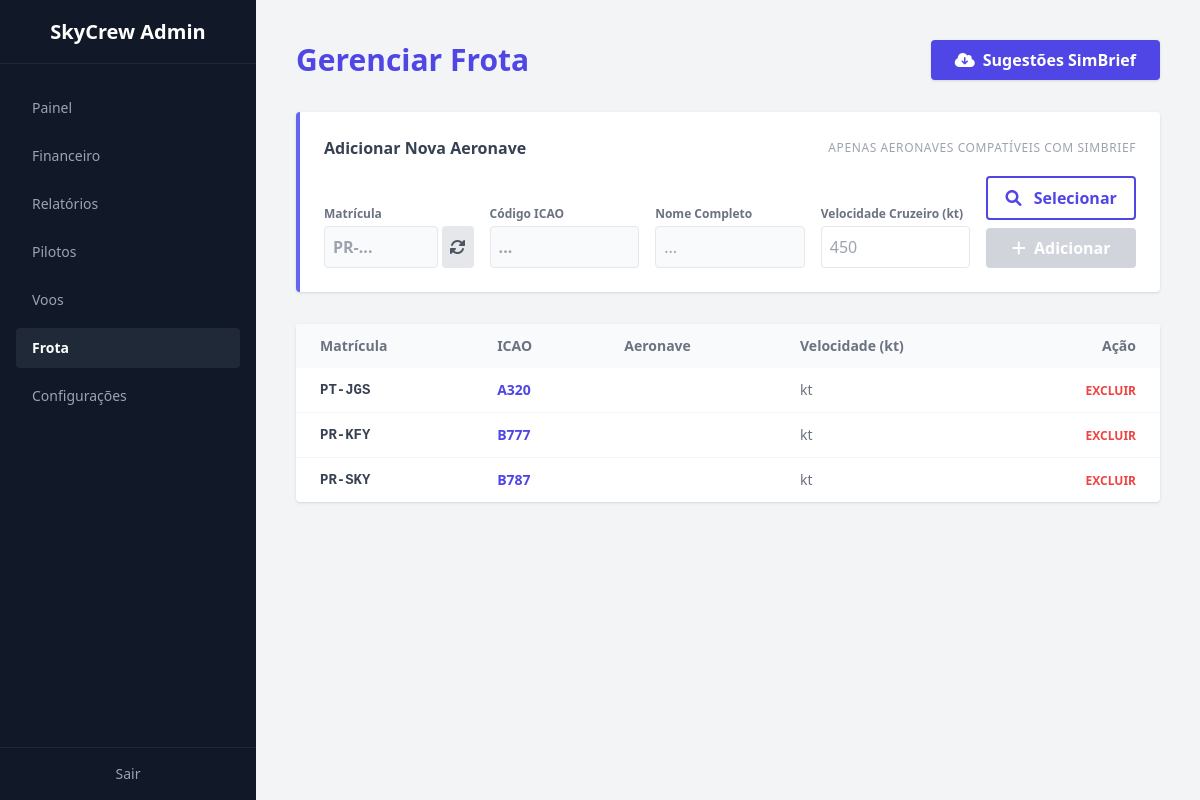
Before: /admin/fleet.php (signed in) with the older database file.
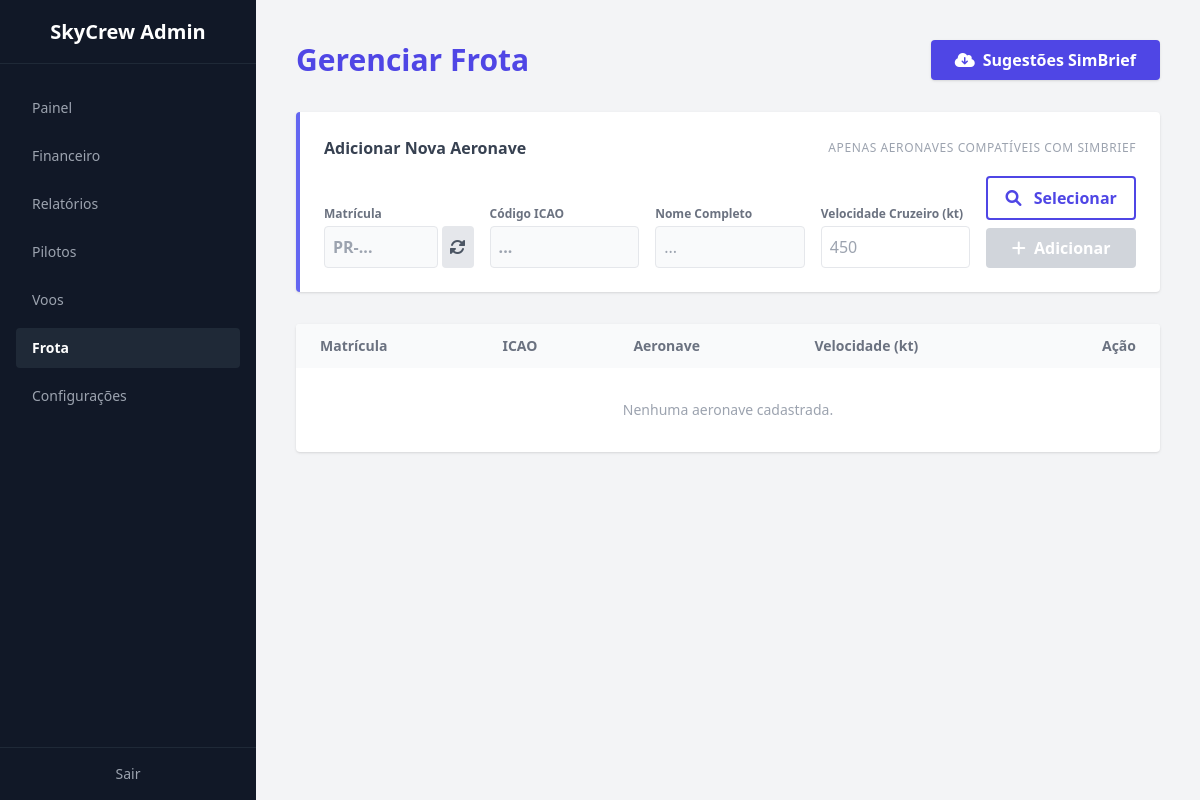
After: the same page with the newer database file.
### tables this page shows
CREATE TABLE `fleet` (
  `id` int(11) NOT NULL AUTO_INCREMENT,
  `icao_code` varchar(10) NOT NULL,
  `registration` varchar(20) NOT NULL,
  `fullname` varchar(100) NOT NULL,
  `cruise_speed` int(11) NOT NULL,
  `current_icao` char(4) DEFAULT 'SBGR',
  `created_at` timestamp DEFAULT CURRENT_TIMESTAMP,
  PRIMARY KEY (`id`),
  UNIQUE KEY `registration` (`registration`)
);

### admin/fleet.php (the view, shortened to what the changed rows need)
<?php
require_once '../db_connect.php';
$fleet = $pdo->query("SELECT * FROM fleet ORDER BY icao_code")->fetchAll();
?>
<!DOCTYPE html>
<html lang="pt-BR">
<head>
    <script src="https://cdn.tailwindcss.com"></script>
    <link rel="stylesheet" href="https://cdnjs.cloudflare.com/ajax/libs/font-awesome/6.0.0/dist/css/all.min.css">
</head>
<body class="bg-gray-100 font-sans">
    <div class="flex h-screen">
        <main class="flex-1 overflow-y-auto p-10">
            <header class="flex justify-between items-center mb-8">
                <h2 class="text-3xl font-bold text-gray-800 text-indigo-600">Gerenciar Frota</h2>
            </header>
            <div class="bg-white rounded shadow overflow-hidden">
                <table class="min-w-full text-left text-sm">
                    <thead class="bg-gray-50 text-gray-500">
                        <tr>
                            <th class="px-6 py-3">Matrícula</th>
                            <th class="px-6 py-3">ICAO</th>
                            <th class="px-6 py-3">Aeronave</th>
                            <th class="px-6 py-3">Velocidade (kt)</th>
                            <th class="px-6 py-3 text-right">Ação</th>
                        </tr>
                    </thead>
                    <tbody class="divide-y divide-gray-100">
                        <?php foreach ($fleet as $ac): ?>
                            <tr>
                                <td class="px-6 py-3 font-mono font-bold text-gray-700">
                                    <?php echo $ac['registration']; ?>
                                </td>
                                <td class="px-6 py-3 font-bold text-indigo-600">
                                    <?php echo $ac['icao_code']; ?>
                                </td>
                                <td class="px-6 py-3 font-medium">
                                </td>
                                <td class="px-6 py-3 text-gray-500">
                                    <?php echo $ac['cruise_speed']; ?> kt
                                </td>
                                <td class="px-6 py-3 text-right">
                                    <form method="POST" onsubmit="return confirm('Excluir esta aeronave da frota?');">
                                        <button type="submit"
                                            class="text-red-500 hover:text-red-700 text-xs font-bold uppercase transition">Excluir</button>
                                    </form>
                                </td>
                            </tr>
                        <?php endforeach; ?>
                        <?php if (empty($fleet)): ?>
                            <tr>
                                <td colspan="5" class="px-6 py-8 text-center text-gray-400">Nenhuma aeronave cadastrada.
                                </td>
                            </tr>
                        <?php endif; ?>
                    </tbody>
                </table>
            </div>
        </main>
    </div>
</body>
</html>

Changed rows visible on the page:
removed fleet: registration "PT-JGS", icao_code "A320"
removed fleet: registration "PR-KFY", icao_code "B777"
removed fleet: registration "PR-SKY", icao_code "B787"
Other visible differences:
text now shown: "Nenhuma aeronave cadastrada."
